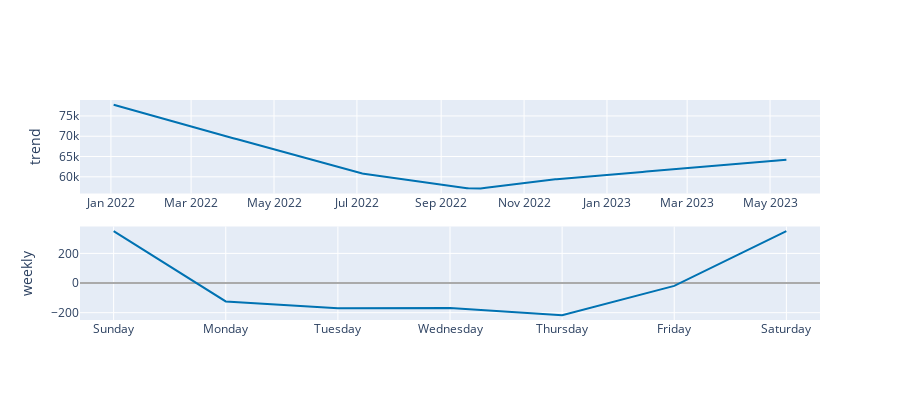

Notebook code for this chart:
### Code cell
# 세부 컴포넌트 이용해서 데이터 확인
plot_components_plotly(m, forecast)

### Figure 1 — Plotly figure (JSON) as saved in the notebook; plotly's stock layout.template omitted (floating-point values rounded to 4 significant figures; data arrays with more than 128 entries replaced by an {"elided": "..."} marker saying what was removed)
{"data": [{"line": {"color": "#0072B2", "width": 2}, "mode": "lines", "name": "trend", "type": "scatter", "x": {"elided": "347 str values"}, "xaxis": "x", "y": {"elided": "347 float values"}, "yaxis": "y"}, {"line": {"color": "rgba(0, 114, 178, 0.2)", "width": 0}, "mode": "lines", "name": "trend_upper", "type": "scatter", "x": {"elided": "347 str values"}, "xaxis": "x", "y": {"elided": "347 float values"}, "yaxis": "y"}, {"fill": "tonexty", "fillcolor": "rgba(0, 114, 178, 0.2)", "line": {"color": "rgba(0, 114, 178, 0.2)", "width": 0}, "mode": "lines", "name": "trend_lower", "type": "scatter", "x": {"elided": "347 str values"}, "xaxis": "x", "y": {"elided": "347 float values"}, "yaxis": "y"}, {"line": {"color": "#0072B2", "width": 2}, "mode": "lines", "name": "weekly", "type": "scatter", "x": ["2017-01-01T00:00:00", "2017-01-02T00:00:00", "2017-01-03T00:00:00", "2017-01-04T00:00:00", "2017-01-05T00:00:00", "2017-01-06T00:00:00", "2017-01-07T00:00:00"], "xaxis": "x2", "y": [349.9, -124.3, -170.2, -167.9, -217.8, -19.53, 349.9], "yaxis": "y2"}], "layout": {"height": 400, "showlegend": false, "width": 900, "xaxis": {"anchor": "y", "domain": [0, 1], "range": ["2021-12-09T06:00:00", "2023-06-06T18:00:00"], "type": "date"}, "xaxis2": {"anchor": "y2", "domain": [0, 1], "range": ["2016-12-31T16:48:00", "2017-01-07T07:12:00"], "tickformat": "%A", "type": "date"}, "yaxis": {"anchor": "x", "domain": [0.575, 1], "rangemode": "normal", "title": {"text": "trend"}, "zerolinecolor": "#AAA"}, "yaxis2": {"anchor": "x2", "domain": [0, 0.425], "title": {"text": "weekly"}, "zerolinecolor": "#AAA"}}}
